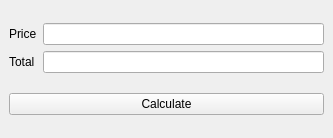
<?xml version="1.0" encoding="UTF-8"?>
<ui version="4.0">
 <class>TMMainWindow</class>
 <widget class="QMainWindow" name="TMMainWindow">
  <property name="geometry">
   <rect>
    <x>0</x>
    <y>0</y>
    <width>333</width>
    <height>138</height>
   </rect>
  </property>
  <property name="windowTitle">
   <string>TMMainWindow</string>
  </property>
  <widget class="QWidget" name="centralwidget">
   <layout class="QVBoxLayout" name="verticalLayout">
    <item>
     <layout class="QGridLayout" name="gridLayout">
      <item row="0" column="0">
       <widget class="QLabel" name="label">
        <property name="text">
         <string>Price</string>
        </property>
       </widget>
      </item>
      <item row="0" column="1">
       <widget class="QLineEdit" name="priceLineEdit"/>
      </item>
      <item row="1" column="1">
       <widget class="QLineEdit" name="totalLineEdit"/>
      </item>
      <item row="1" column="0">
       <widget class="QLabel" name="label_2">
        <property name="text">
         <string>Total</string>
        </property>
       </widget>
      </item>
     </layout>
    </item>
    <item>
     <widget class="QPushButton" name="calculateButton">
      <property name="text">
       <string>Calculate</string>
      </property>
     </widget>
    </item>
   </layout>
  </widget>
 </widget>
 <resources/>
 <connections/>
</ui>
